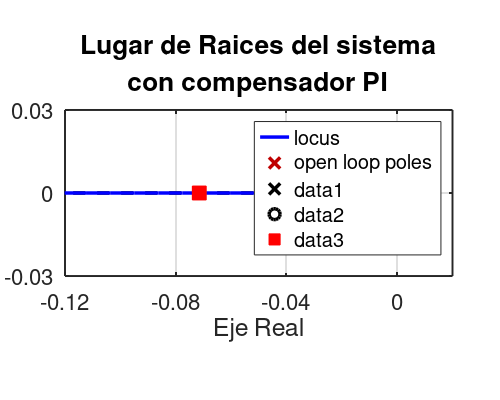

Here is the MATLAB script that generated this plot:
% Lugar de las raices del sistema con compensador PI

close all; clear; clc;
pkg load control;

s = tf('s');
Rth = 6.375;
Cth = 10.9716;
tau = Rth * Cth;
Gact = 40;
H = 1;

FTLA = Gact * (Rth / (tau * s + 1)) * H;
Ti = tau;
PI = (s + 1/Ti) / s;
s1 = -1 / (0.20 * tau);

FTLA_PI = minreal(PI * FTLA);

fig = figure(1);
set(fig, 'Color', [1 1 1], 'Position', [100 100 540 430]);
rlocus(FTLA_PI); hold on;
set(findobj(gca, 'Type', 'line'), 'LineWidth', 2.5);

% Cancelacion polo-cero y polo de diseno
plot(-1/tau, 0, 'kx', 'MarkerSize', 14, 'LineWidth', 2.5);
plot(-1/Ti, 0, 'ko', 'MarkerSize', 14, 'LineWidth', 2.5);
plot(real(s1), imag(s1), 'rs', 'MarkerFaceColor', 'r', 'MarkerSize', 10);

grid on;
axis equal;
xlim([-0.12, 0.02]);
ylim([-0.03, 0.03]);

set(gca, 'Position', [0.21 0.18 0.73 0.64]);
set(gca, 'FontSize', 16, 'LineWidth', 1.4);
set(gca, 'XTick', -0.12:0.04:0.02, 'YTick', -0.03:0.03:0.03);
title({'Lugar de Raices del sistema'; 'con compensador PI'}, 'FontSize', 19, 'FontWeight', 'bold');
xlabel('Eje Real', 'FontSize', 18);
ylabel('Eje Imaginario', 'FontSize', 18);

set(fig, 'PaperUnits', 'inches', 'PaperSize', [5.0 4.0], 'PaperPosition', [0 0 5.0 4.0]);
print -dpng -r300 04_rlocus_PI.png
